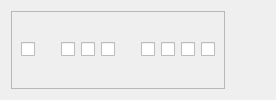
                    <widget class="QWidget" name="widget" native="true">
                        <layout class="QHBoxLayout" name="horizontalLayout_7">
                            <item>
                                <widget class="QFrame" name="LEDs">
                                    <property name="frameShape">
                                        <enum>QFrame::StyledPanel</enum>
                                    </property>
                                    <layout class="QHBoxLayout" name="horizontalLayout_2">
                                        <item>
                                            <widget class="QCheckBox" name="led_0">
                                                <property name="focusPolicy">
                                                    <enum>Qt::NoFocus</enum>
                                                </property>
                                                <property name="text">
                                                    <string/>
                                                </property>
                                                <property name="checkable">
                                                    <bool>false</bool>
                                                </property>
                                                <property name="checked">
                                                    <bool>false</bool>
                                                </property>
                                            </widget>
                                        </item>
                                        <item>
                                            <spacer name="horizontalSpacer">
                                                <property name="focusPolicy">
                                                    <enum>Qt::NoFocus</enum>
                                                </property>
                                                <property name="orientation">
                                                    <enum>Qt::Horizontal</enum>
                                                </property>
                                                <property name="sizeType">
                                                    <enum>QSizePolicy::Preferred</enum>
                                                </property>
                                                <property name="sizeHint" stdset="0">
                                                    <size>
                                                        <width>20</width>
                                                        <height>36</height>
                                                    </size>
                                                </property>
                                            </spacer>
                                        </item>
                                        <item>
                                            <widget class="QCheckBox" name="led_1">
                                                <property name="focusPolicy">
                                                    <enum>Qt::NoFocus</enum>
                                                </property>
                                                <property name="text">
                                                    <string/>
                                                </property>
                                                <property name="checkable">
                                                    <bool>false</bool>
                                                </property>
                                                <property name="checked">
                                                    <bool>false</bool>
                                                </property>
                                            </widget>
                                        </item>
                                        <item>
                                            <widget class="QCheckBox" name="led_2">
                                                <property name="focusPolicy">
                                                    <enum>Qt::NoFocus</enum>
                                                </property>
                                                <property name="text">
                                                    <string/>
                                                </property>
                                                <property name="checkable">
                                                    <bool>false</bool>
                                                </property>
                                                <property name="checked">
                                                    <bool>false</bool>
                                                </property>
                                            </widget>
                                        </item>
                                        <item>
                                            <widget class="QCheckBox" name="led_3">
                                                <property name="focusPolicy">
                                                    <enum>Qt::NoFocus</enum>
                                                </property>
                                                <property name="text">
                                                    <string/>
                                                </property>
                                                <property name="checkable">
                                                    <bool>false</bool>
                                                </property>
                                                <property name="checked">
                                                    <bool>false</bool>
                                                </property>
                                            </widget>
                                        </item>
                                        <item>
                                            <spacer name="horizontalSpacer_2">
                                                <property name="focusPolicy">
                                                    <enum>Qt::NoFocus</enum>
                                                </property>
                                                <property name="orientation">
                                                    <enum>Qt::Horizontal</enum>
                                                </property>
                                                <property name="sizeType">
                                                    <enum>QSizePolicy::Preferred</enum>
                                                </property>
                                                <property name="sizeHint" stdset="0">
                                                    <size>
                                                        <width>20</width>
                                                        <height>36</height>
                                                    </size>
                                                </property>
                                            </spacer>
                                        </item>
                                        <item>
                                            <widget class="QCheckBox" name="led_4">
                                                <property name="focusPolicy">
                                                    <enum>Qt::NoFocus</enum>
                                                </property>
                                                <property name="text">
                                                    <string/>
                                                </property>
                                                <property name="checkable">
                                                    <bool>false</bool>
                                                </property>
                                                <property name="checked">
                                                    <bool>false</bool>
                                                </property>
                                            </widget>
                                        </item>
                                        <item>
                                            <widget class="QCheckBox" name="led_5">
                                                <property name="focusPolicy">
                                                    <enum>Qt::NoFocus</enum>
                                                </property>
                                                <property name="text">
                                                    <string/>
                                                </property>
                                                <property name="checkable">
                                                    <bool>false</bool>
                                                </property>
                                                <property name="checked">
                                                    <bool>false</bool>
                                                </property>
                                            </widget>
                                        </item>
                                        <item>
                                            <widget class="QCheckBox" name="led_6">
                                                <property name="focusPolicy">
                                                    <enum>Qt::NoFocus</enum>
                                                </property>
                                                <property name="text">
                                                    <string/>
                                                </property>
                                                <property name="checkable">
                                                    <bool>false</bool>
                                                </property>
                                                <property name="checked">
                                                    <bool>false</bool>
                                                </property>
                                            </widget>
                                        </item>
                                        <item>
                                            <widget class="QCheckBox" name="led_7">
                                                <property name="focusPolicy">
                                                    <enum>Qt::NoFocus</enum>
                                                </property>
                                                <property name="text">
                                                    <string/>
                                                </property>
                                                <property name="checkable">
                                                    <bool>false</bool>
                                                </property>
                                                <property name="checked">
                                                    <bool>false</bool>
                                                </property>
                                            </widget>
                                        </item>
                                    </layout>
                                </widget>
                            </item>
                            <item>
                                <spacer name="horizontalSpacer_9">
                                    <property name="orientation">
                                        <enum>Qt::Horizontal</enum>
                                    </property>
                                    <property name="sizeHint" stdset="0">
                                        <size>
                                            <width>40</width>
                                            <height>20</height>
                                        </size>
                                    </property>
                                </spacer>
                            </item>
                        </layout>
                    </widget>
